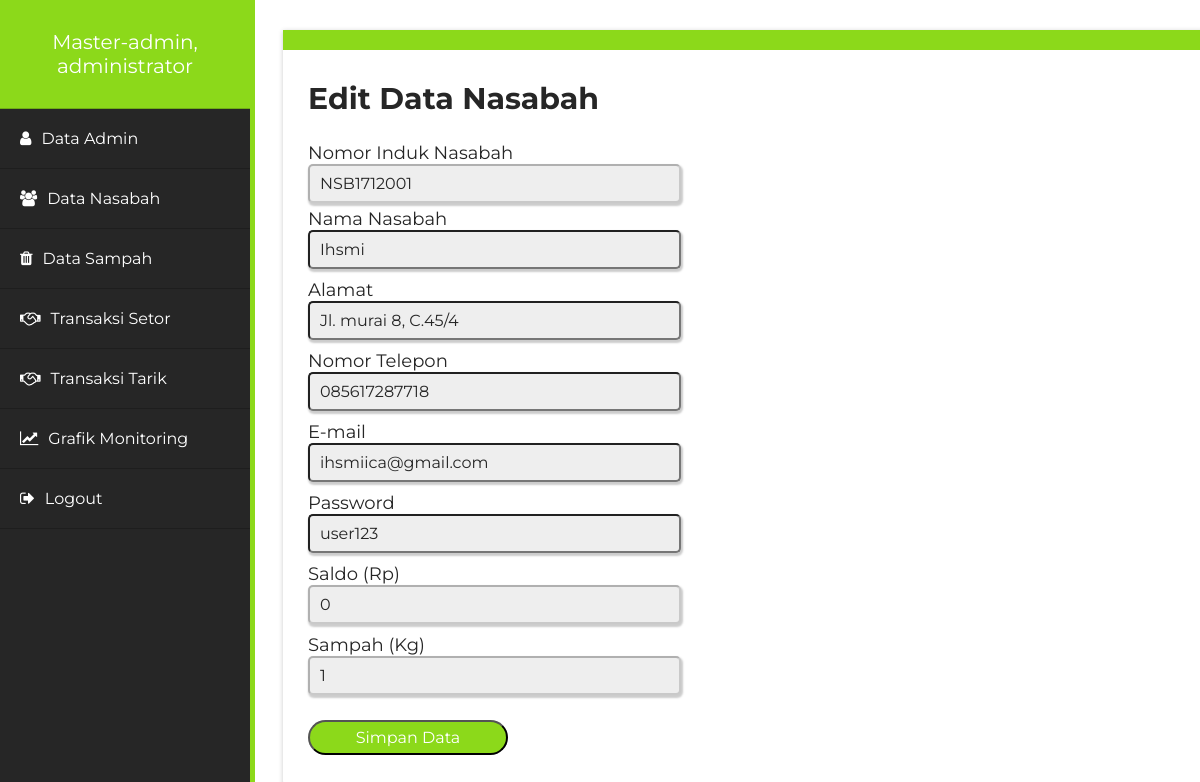
The page /page/admin.php?page=edit-nasabah-id&id=NSB1712001 (signed in) on the database its author committed.
### tables this page shows
CREATE TABLE `nasabah` (
  `nin` varchar(10) NOT NULL,
  `nama` varchar(20) NOT NULL,
  `rt` int(1) NOT NULL,
  `alamat` varchar(30) NOT NULL,
  `telepon` varchar(12) NOT NULL,
  `email` varchar(50) NOT NULL,
  `password` varchar(20) NOT NULL,
  `saldo` int(8) DEFAULT NULL,
  `sampah` int(4) DEFAULT NULL
);

### system/function/edit-nasabah-id.php (the view, shortened to what this page needs)
<?php
  require_once("../system/config/koneksi.php");
?>
<html>
<head>
</head>
<body>
     <h2 style="font-size: 30px; color: #262626;">Edit Data Nasabah</h2>
     <?php if(isset($_GET['id'])){$id=$_GET['id']; ?>
     <?php
        $cek = mysqli_query($conn, "SELECT * FROM nasabah WHERE nin='".$_GET['id']."'");
        $row = mysqli_fetch_array($cek);
      ?>
          <form action="" method="post">
          <label class="text-left">Nomor Induk Nasabah</label>
          <input type="text" name="nin" disabled="disabled" value="<?php echo $_GET['id']; ?>" />
         <div class="form-group">
          <label class="">Nama Nasabah</label>
          <input type="text" name="nama" value="<?php echo $row['nama'] ?> "/>
         </div>
         <div class="form-group">
          <label class="">Alamat</label>
          <input type="text" name="alamat" value="<?php echo $row['alamat'] ?>" required/>
         </div>
         <div class="form-group">
          <label class="">Nomor Telepon</label>
          <input type="text" name="telepon" value="<?php echo $row['telepon'] ?>" required/>
         </div>
         <div class="form-group">
          <label class="">E-mail</label>
          <input type="text" name="username" value="<?php echo $row['email'] ?>" required/>
         </div>
         <div class="form-group">
          <label class="">Password</label>
          <input type="text" name="password" value="<?php echo $row['password'] ?>" required/>
         </div>
         <div class="form-group">
          <label class="">Saldo (Rp)</label>
          <input type="text" disabled="disabled" name="saldo" value="<?php echo $row['saldo'] ?>"/>
         </div>
         <div class="form-group">
          <label class="">Sampah (Kg)</label>
          <input type="text" disabled="disabled" name="saldo" value="<?php echo $row['sampah'] ?>"/>
         </div>
         <input class="button" onclick="alert('Berhasil Mengubah data nasabah!')" type="submit" name="simpan" value="Simpan Data" />
         </form>
<?php } ?>
</body>
</html>

### page/admin.php (shortened to what this page needs)
<?php
if (empty($_SESSION['user']) && empty($_SESSION['pass'])) {
    header('location:login.php');
} else {
include_once("../system/config/koneksi.php");
?>
<!DOCTYPE html>
<html>
	<head>
		<link rel="stylesheet" href="../asset/internal/css/style_2.css">
		<link href="https://maxcdn.bootstrapcdn.com/font-awesome/4.7.0/css/font-awesome.min.css" rel="stylesheet">
	</head>
	<body>
		<?php
	        $cek = mysqli_query($conn, "SELECT * FROM admin WHERE nia='".$_SESSION['nia']."'");
	        $row = mysqli_fetch_array($cek);
      	?>
		<div class="sidebar">
			<ul>
				<li>
					<a href="admin.php?page=data-admin" style="text-align: center; padding: 30px 0 30px 0; font-size: 20px;"><?php echo $_SESSION["level"]; ?>, <br> <?php echo $row['nama'] ?></a>
				</li>
						<?php
							$level = $_SESSION['level'] == 'Admin';
							if($level){
								}else{
						?>
				<li>
					<a href="admin.php?page=data-admin-full"><span class="fa fa-user" aria-hidden="true"></span>Data Admin</a>
				</li>
						<?php } ?>
				<li>
					<a href="admin.php?page=data-nasabah-full"><span class="fa fa-users" aria-hidden="true"></span>Data Nasabah</a>
				</li>
				<li>
					<a href="admin.php?page=data-sampah"><span class="fa fa-trash" aria-hidden="true"></span>Data Sampah</a>
				</li>
				<li>
					<a href="admin.php?page=data-setor"><span class="fa fa-handshake-o" aria-hidden="true"></span>Transaksi Setor</a>
				</li>
				<li>
					<a href="admin.php?page=data-tarik"><span class="fa fa-handshake-o" aria-hidden="true"></span>Transaksi Tarik</a>
				</li>
				<li>
					<a href="admin.php?page=data-report"><span class="fa fa-line-chart" aria-hidden="true"></span>Grafik Monitoring</a>
				</li>
				<li>
					<a href="logout.php"><span class="fa fa-sign-out" aria-hidden="true"></span>Logout</a>
				</li>
			</ul>
		</div>
		<div class="box-1">
			<section>
				<?php
					if(isset($_GET['page'])){
						$page = $_GET['page'];
					switch ($page) {
						case 'edit-nasabah-id':
							include "../system/function/edit-nasabah-id.php";
							break;
					}
				}else{
					include "../system/function/view-admin.php";
				}
				 ?>
			</section>
		</div>
	</body>
</html>
<?php } ?>

### asset/internal/css/style_2.css (style rules this page uses)
div.box-1 { margin: 30px 0 20px 275px; background: #fff; width: 78%; box-sizing: border-box; padding: 5px 25px 5px 25px; padding-bottom: 40px; box-shadow: 4px 5px 5px 4px #ccc; border-radius: 0 0 15px 15px; border-top:20px solid #8cd91a; }
h2 { font-family: Montserrat; color: #fff; }
.sidebar { position: fixed; top: 0; left: 0; background-color: #262626; width: 250px; height: 100%; border-right: 5px solid #8cd91a; }
ul { font-family: Montserrat; margin:0; padding: 0 0; }
ul li a { list-style: none; }
ul li a { padding: 20px 20px; color: #fff; display: block; text-decoration: none; border-bottom: 1px solid rgba(0,0,0,.2); }
.sidebar span { margin-right: 10px; color: #fff; }
ul li { -webkit-transition:all 0.3s; -o-transition: all 0.3s; transition: all 0.3s; }

### system/function/edit-nasabah-id.php (style rules this page uses)
label { font-family: Montserrat; font-size: 18px; display: block; color: #262626; }
input[type=text], input[type=password] { border-radius: 5px; width: 40%; height: 35px; background: #eee; padding: 0 10px; box-shadow: 1px 2px 2px 1px #ccc; color: #262626; }
input[type=submit] { height: 35px; width: 200px; background: #8cd91a; border-radius: 20px; color: #fff; margin-top: 20px; cursor: pointer; }
input { font-family: Montserrat; font-size: 16px; }
.form-group { padding: 5px 0; }

### rows shown on the page
nasabah: nama "Ihsmi", alamat "Jl. murai 8, C.45/4", telepon "085617287718", username "ihsmiica@gmail.com", password "user123", saldo "0", saldo "1"

### other values the page prints
$_SESSION["level"] "Master-admin"
$row['nama'] "administrator"
